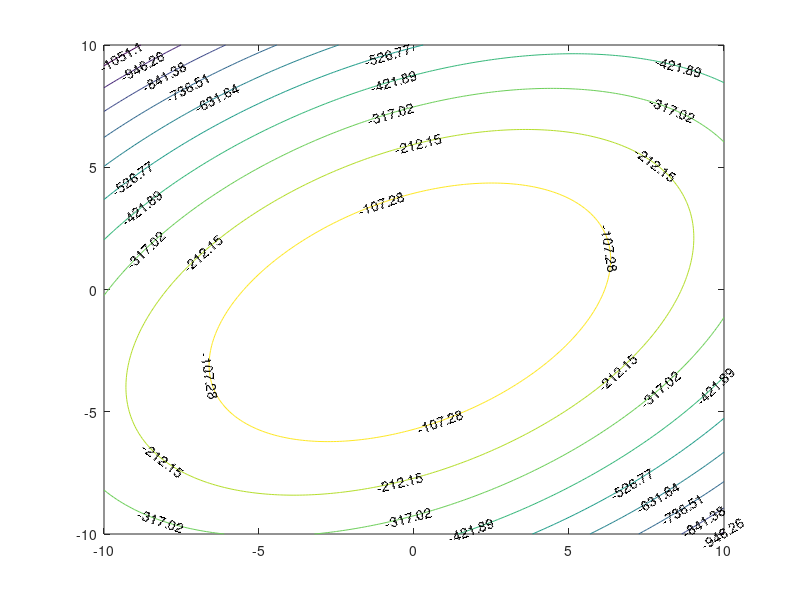

Recreate this plot in MATLAB. (Note: this script raises an error after producing the figure.)
clear all; clc;
% Значения коэффициентов
b0  = -6; 
b1  =  2; 
b11 = -3;
b12 =  3;
b2  = -8;
b22 = -4.5;
g = 0.05; % постоянная шага
d = 0.01; % дельта
% Начальная точка
x1 =  0; 
x2 =  0; 
k = 1;  % Счетчик шагов
kmax = 100; % Предельное число шагов, 
% задается для предотвращения зацикливания
% Массивы для хранения промежуточных координат
x1trace = [x1]; 
x2trace = [x2]; 
i = 2; 
while k < kmax 
% Спуск по обеим координатам сразу
gr1 = b1 + b12*x2 + 2*b11*x1; 
gr2 = b2 + b12*x1 + 2*b22*x2; 
x1 = x1 + g*gr1; 
x2 = x2 + g*gr2; 
% Сохранение координат
x1trace(i) = x1; 
x2trace(i) = x2; 
i = i + 1; 
% Проверка условия останова
if sqrt(gr1^2 + gr2^2) <= d; 
break; % Выход из цикла в случае выполнения условия
end
k = k + 1; 
end
% Построение графика
x = -10:0.1:10; 
y = -10:0.1:10; 
[X, Y] = meshgrid(x, y); 
Z = b0 + b1*X + b2*Y + b12*X.*Y + b11*X.^2 + b22*Y.^2; 
[C, h] = contour(X, Y, Z); 
clabel(C, h);  % Отображение меток на линиях уровня
hold on; Line 44 hold on; 

plot(x1trace, x2trace, '-x'); 
% Вывод начальной точки на график
text(x1trace(1) + 0.2, x2trace(1) + 0.5, 'M0'); 
% Вывод решения на график
text(x1 + 2, x2, ...
strvcat(['x1 = ' (num2str(x1))], ...
        ['x2 = ' (num2str(x2))], ...
        ['k = '  (num2str(k))]));
